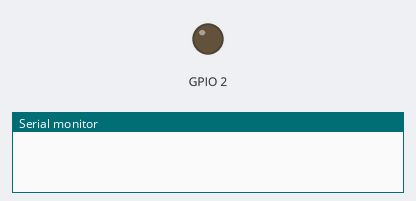
The program below on a simulated ESP32. On the bench: output pins drawn as LEDs (lit = HIGH), the last lines printed to the serial monitor. WiFi joins after 1.5 s; servers stay silent unless stated; the Firebase database answers and starts empty.

Above: at 0.0 s.
At 4.1 s:
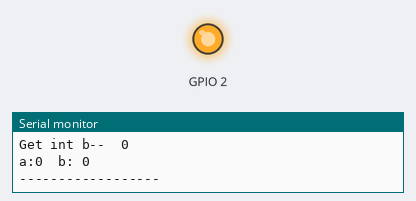
Timing chart, 0 to 5.6 s (numbered marks = the images above):
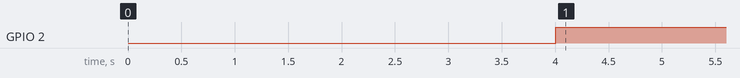

Measured:
- by itself, GPIO 2: LOW → HIGH at 4.0 s

The program:

main.cpp
```cpp
#include <WiFi.h>
#include <FirebaseESP32.h>

// Provide the token generation process info.
#include <addons/TokenHelper.h>

// Provide the RTDB payload printing info and other helper functions.
#include <addons/RTDBHelper.h>

/* 1. Define the WiFi credentials */
#define WIFI_SSID "F3"
#define WIFI_PASSWORD "wifi@f3_"

// For the following credentials, see examples/Authentications/SignInAsUser/EmailPassword/EmailPassword.ino

/* 2. Define the API Key */
#define API_KEY ""

/* 3. Define the RTDB URL */
#define DATABASE_URL "" //<databaseName>.firebaseio.com or <databaseName>.<region>.firebasedatabase.app

// Define Firebase Data object
FirebaseData fbdo;

FirebaseAuth auth;
FirebaseConfig config;

int a, b, x, y;

void setup()
{

  Serial.begin(115200);
  delay(2000);
  pinMode(2, OUTPUT);
  WiFi.begin(WIFI_SSID, WIFI_PASSWORD);
  Serial.print("Connecting to Wi-Fi");
  while (WiFi.status() != WL_CONNECTED)
  {
    Serial.print(".");
    delay(300);
  }
  Serial.println();
  Serial.print("Connected with IP: ");
  Serial.println(WiFi.localIP());
  Serial.println();

  Serial.printf("Firebase Client v%s\n\n", FIREBASE_CLIENT_VERSION);

  /* Assign the api key (required) */
  config.api_key = API_KEY;

  config.database_url = DATABASE_URL;

  //////////////////////////////////////////////////////////////////////////////////////////////
  // Please make sure the device free Heap is not lower than 80 k for ESP32 and 10 k for ESP8266,
  // otherwise the SSL connection will fail.
  //////////////////////////////////////////////////////////////////////////////////////////////

  Firebase.begin(DATABASE_URL, API_KEY);

  // Comment or pass false value when WiFi reconnection will control by your code or third party library
  // Firebase.reconnectWiFi(true);

  Firebase.setDoubleDigits(5);
}

void loop()
{

  // x = random(0, 9);
  // y = random(10, 19);

  if (Firebase.ready())
  {

    // set data in firebase
    // Firebase.setInt(fbdo, "/test/a", x);
    // Firebase.setInt(fbdo, "/test/b", y);
    delay(200);

    Serial.printf("Get int a--  %s\n", Firebase.getInt(fbdo, "/test/a") ? String(fbdo.to<int>()).c_str() : fbdo.errorReason().c_str());
    a = fbdo.to<int>();
    Serial.printf("Get int b--  %s\n", Firebase.getInt(fbdo, "/test/b") ? String(fbdo.to<int>()).c_str() : fbdo.errorReason().c_str());
    b = fbdo.to<int>();

    if(a % 2 == 0) {
      digitalWrite(2, HIGH);
    } else {
      digitalWrite(2, LOW);
    }

    Serial.println();
    Serial.print("a:");
    Serial.print(a);
    Serial.print("  b: ");
    Serial.print(b);

    Serial.println();
    Serial.println("------------------");
    Serial.println();

    delay(2500);
  }
}
```
